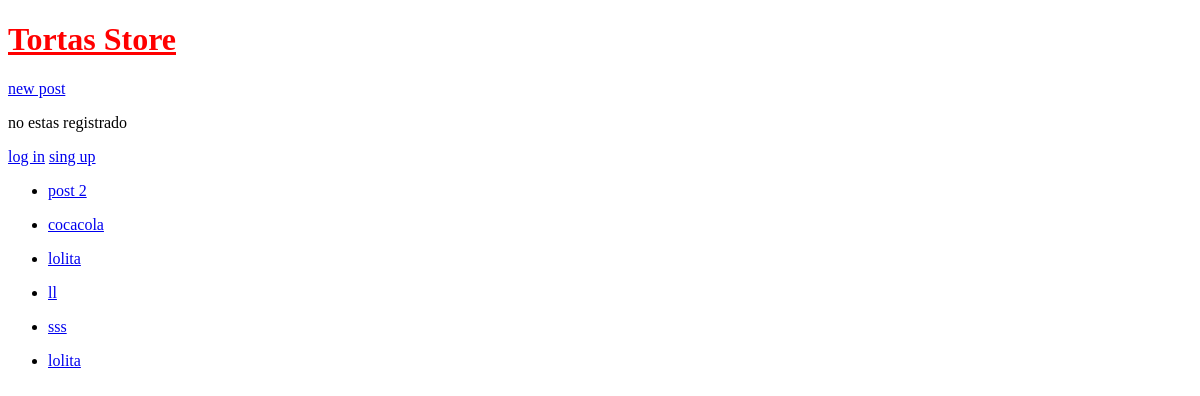
The app's page /, older data.
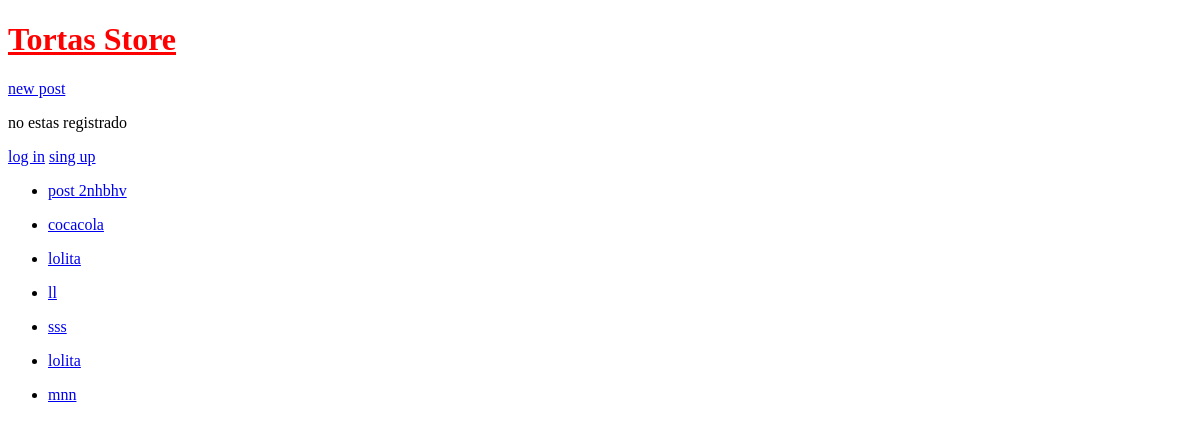
The same page, newer data.
### blogs/models.py (models this page shows, shortened)
class Post(models.Model):
    title = models.CharField(max_length=120)
    body = models.TextField()
    author = models.ForeignKey(
        "auth.User",
        on_delete=models.CASCADE,
                               )
    created_at =  models.DateTimeField(auto_now_add=True)

### blogs/views.py (the view)
# urls.py: path("", BlogListView.as_view(), name="home"),
class BlogListView(ListView):
    model = Post
    template_name = "home.html"

### templates/home.html
{% extends "_base.html" %}
{% block content %}
   {% if user.is_autentificated %}
      epale{{ user.username }}!
      <form action="{% url 'logout'%}" method="post">{% csrf_token %}
        <button type="submit"> log out</button>
      </form>
      <p><a href="">log out</a></p>
   {% else %}
       <p>no estas registrado</p>
       <a href="{% url 'login' %}">log in</a>
       <a href="{% url 'singup' %}">sing up</a>
  {% endif %}
  {% for post in post_list %}
    <ul>
        <li><a href="{% url 'post_det' post.pk %}">{{ post.title }}</a></li>
    </ul>
  {% endfor  %}
{% endblock content %}

### templates/_base.html (shortened to what this page needs)
{% load static %}
<!DOCTYPE html>
<html lang="en">
<head>
    <link rel="stylesheet" href="{% static 'css/base.css' %}">
</head>
<body>
    <header>
        <h1><a href="">Tortas Store</a></h1>
    </header>
<div>
    <a href="{% url 'create' %}">new post</a>
</div>
    {% block content %}
    {% endblock content %}
</body>
</html>

### static/css/base.css (style rules this page uses)
header h1 a { color:red; }

Row changes from the older to the newer data that the page shows:
changed Post: title "post 2" → "post 2nhbhv"
added Post: title "mnn"
